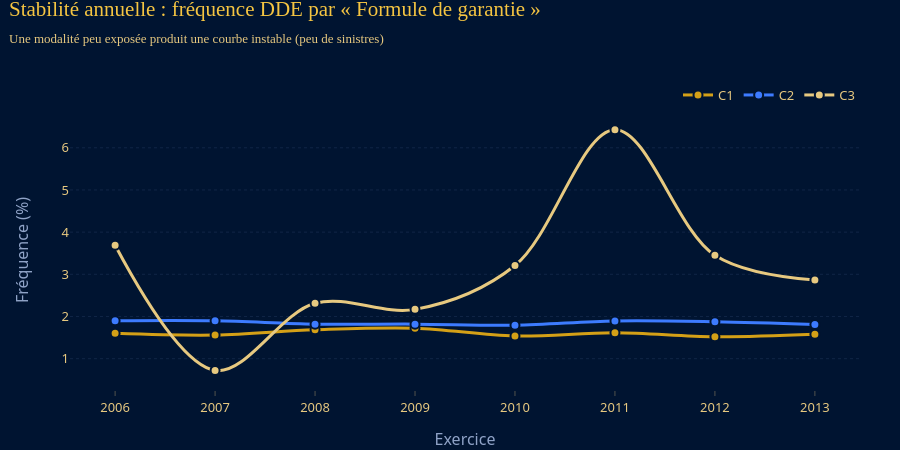

The notebook cell this image was saved under:
### Markdown cell above
<h3 style="color:#F5C542; font-family:'Playfair Display',Georgia,serif; border-bottom:2px solid #D4A017; padding-bottom:6px;">3. Stabilité annuelle des fréquences et coûts moyens</h3>

### Code cell
t = table_indicateurs(bd, ["Exercice", "Couverture"])
GR.evolution_par_modalite(t, "Couverture", "Fréquence").show()
GR.evolution_par_modalite(t, "Couverture", "Coût moyen").show()

### Figure 1 — Plotly figure (JSON) as saved in the notebook; plotly's stock layout.template omitted (floating-point values rounded to 4 significant figures)
{"data": [{"customdata": [679.0, 775.0, 883.0, 942.0, 859.0, 930.0, 886.0, 937.0], "hovertemplate": "C1 · %{x}<br>Fréquence : %{y:,.2f} %<br>Sinistres : %{customdata:,.0f}<extra></extra>", "line": {"color": "#D4A017", "shape": "spline", "width": 3}, "marker": {"color": "#D4A017", "line": {"color": "#001431", "width": 2}, "size": 9}, "mode": "lines+markers", "name": "C1", "type": "scatter", "x": [2006, 2007, 2008, 2009, 2010, 2011, 2012, 2013], "y": [1.601, 1.56, 1.683, 1.723, 1.537, 1.614, 1.52, 1.578]}, {"customdata": [1397.0, 1614.0, 1641.0, 1690.0, 1721.0, 1870.0, 1879.0, 1840.0], "hovertemplate": "C2 · %{x}<br>Fréquence : %{y:,.2f} %<br>Sinistres : %{customdata:,.0f}<extra></extra>", "line": {"color": "#3D7BFF", "shape": "spline", "width": 3}, "marker": {"color": "#3D7BFF", "line": {"color": "#001431", "width": 2}, "size": 9}, "mode": "lines+markers", "name": "C2", "type": "scatter", "x": [2006, 2007, 2008, 2009, 2010, 2011, 2012, 2013], "y": [1.898, 1.898, 1.819, 1.819, 1.793, 1.894, 1.875, 1.81]}, {"customdata": [13.0, 3.0, 11.0, 10.0, 16.0, 29.0, 18.0, 15.0], "hovertemplate": "C3 · %{x}<br>Fréquence : %{y:,.2f} %<br>Sinistres : %{customdata:,.0f}<extra></extra>", "line": {"color": "#E7C980", "shape": "spline", "width": 3}, "marker": {"color": "#E7C980", "line": {"color": "#001431", "width": 2}, "size": 9}, "mode": "lines+markers", "name": "C3", "type": "scatter", "x": [2006, 2007, 2008, 2009, 2010, 2011, 2012, 2013], "y": [3.689, 0.7225, 2.312, 2.169, 3.208, 6.43, 3.452, 2.866]}], "layout": {"height": 450, "title": {"text": "Stabilité annuelle : fréquence DDE par « Formule de garantie »<br><span style='font-size:13px;color:#E7C980;font-family:Montserrat, 'Segoe UI', Helvetica, Arial, sans-serif'>Une modalité peu exposée produit une courbe instable (peu de sinistres)</span>"}, "xaxis": {"title": {"text": "Exercice"}}, "yaxis": {"title": {"text": "Fréquence (%)"}}}}
